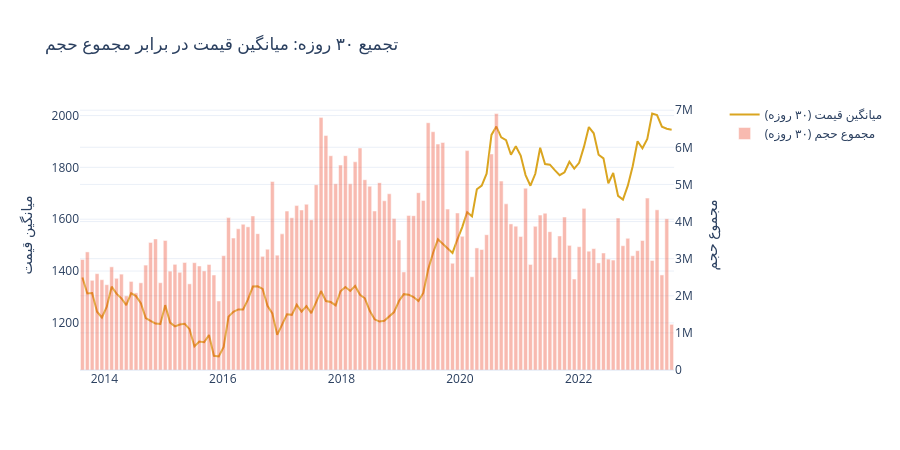

Write notebook code for a chart like this one.
### Markdown cell above
###  تجمیع ۳۰ روزه

### Code cell
df_ts = df_clean.set_index("Date")
resampled = df_ts.resample("30D").agg({TARGET_COL: "mean", "Volume": "sum"}).dropna()

fig = make_subplots(specs=[[{"secondary_y": True}]])
fig.add_trace(go.Scatter(x=resampled.index, y=resampled[TARGET_COL], name="میانگین قیمت (۳۰ روزه)", line=dict(color="goldenrod", width=2)), secondary_y=False)
fig.add_trace(go.Bar(x=resampled.index, y=resampled["Volume"], name="مجموع حجم (۳۰ روزه)", opacity=0.4), secondary_y=True)
fig.update_layout(title="تجمیع ۳۰ روزه: میانگین قیمت در برابر مجموع حجم", template="plotly_white", height=450)
fig.update_yaxes(title_text="میانگین قیمت", secondary_y=False)
fig.update_yaxes(title_text="مجموع حجم", secondary_y=True)
fig.show()
